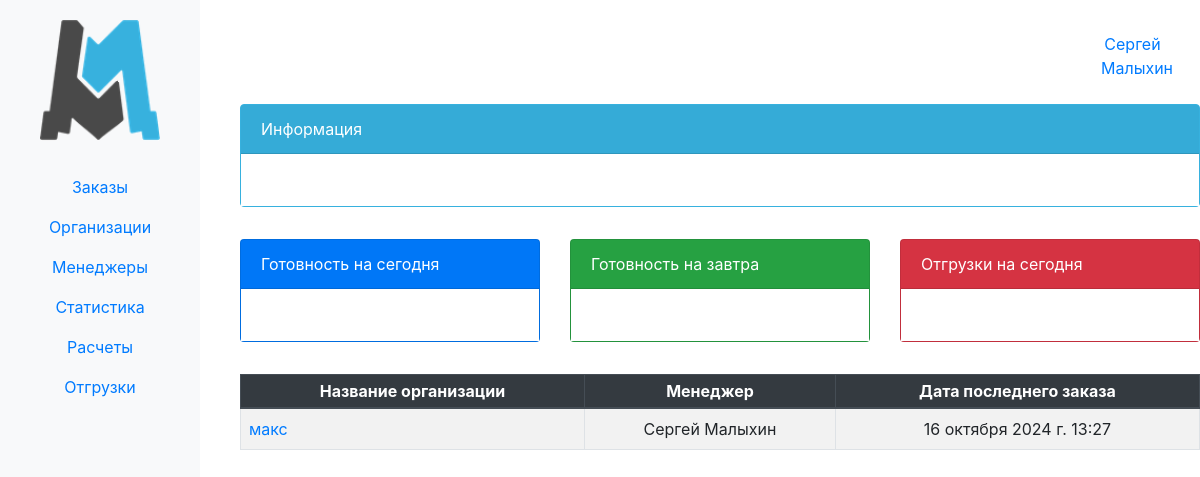
The app's page /erp_main/organization_list/ (signed in), older data.
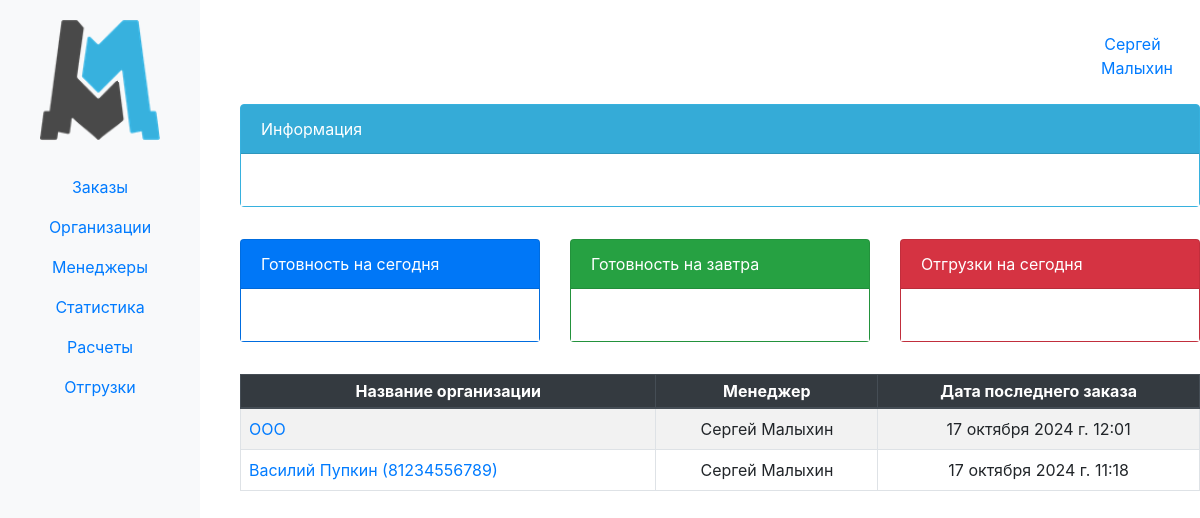
The same page, newer data.
### erp_main/models.py (models this page shows, shortened)
class Organization(models.Model):
    name = models.CharField(max_length=100, blank=True, null=True)
    inn = models.CharField(max_length=15, blank=True, null=True)
    phone_number = models.CharField(max_length=15, blank=True, null=True)
    name_fl = models.CharField(max_length=15, blank=True, null=True)
    user = models.ForeignKey(User, related_name='organizations', on_delete=models.CASCADE)
    class Meta:
        verbose_name_plural = 'Организации'
    @property
    def last_order(self):
        return (
            Order.objects.filter(invoice__organization=self.id)
            .order_by('-created_at')
            .first().created_at if Order.objects.filter(invoice__organization=self.id).exists() else None
        )

class Order(models.Model):
    internal_order_number = models.CharField(max_length=255, unique=True)
    created_at = models.DateTimeField(auto_now_add=True)
    order_file = models.FileField(upload_to='uploads/')
    invoice = models.ForeignKey(Invoice, blank=True, null=True, on_delete=models.CASCADE)
    due_date = models.DateField(null=True, blank=True)
    comment = models.TextField(blank=True, null=True)

### erp_main/views.py (the view)
# urls.py: path('organization_list/', views.organization_list, name='organization_list'),
@login_required
def organization_list(request):
    user = request.user
    if user.is_superuser:  # Если пользователь является администратором
        organizations = Organization.objects.all()  # Заранее загружаем связанные заказы
    else:
        organizations = Organization.objects.filter(user=user)
    return render(request, 'organization_list.html', {'organizations': organizations, 'is_admin': user.is_superuser})

### erp_main/templates/organization_list.html (shortened to what this page needs)
{% extends 'base.html' %}
{% block content %}
{% if is_admin %}
    <table class="table table-striped table-hover">
        <thead class="thead-dark">
            <tr>
                <th  style="padding: 4px; text-align: center; vertical-align: middle;">Название организации</th>
                <th  style="padding: 4px; text-align: center; vertical-align: middle;">Менеджер</th>
                <th  style="padding: 4px; text-align: center; vertical-align: middle;">Дата последнего заказа</th>
            </tr>
        </thead>
        <tbody>
            {% for org in organizations %}
            <tr>
                <td style="padding: 8px; text-align: left; vertical-align: middle;">
                    <a href="{% url 'organization_detail' org.id %}">
                        {% if org.name %}
                            {{ org.name }}
                        {% else %}
                            {{ org.name_fl }} ({{ org.phone_number }})
                        {% endif %} </a>
                </td>
                <td style="padding: 4px; text-align: center; vertical-align: middle;">{{ org.user.first_name }} {{ org.user.last_name }}</td>
                <td style="padding: 4px; text-align: center; vertical-align: middle;">{{org.last_order}}</td>
            </tr>
            {% endfor %}
        </tbody>
    </table>
{% endif %}
{% endblock %}

Row changes from the older to the newer data that the page shows:
changed Organization: name "макс" → "ООО"; last_order "16 октября 2024 г. 13:27" → "17 октября 2024 г. 12:01"
added Organization: name_fl "Василий Пупкин", phone_number "81234556789", user.first_name "Сергей", user.last_name "Малыхин", last_order "17 октября 2024 г. 11:18"
